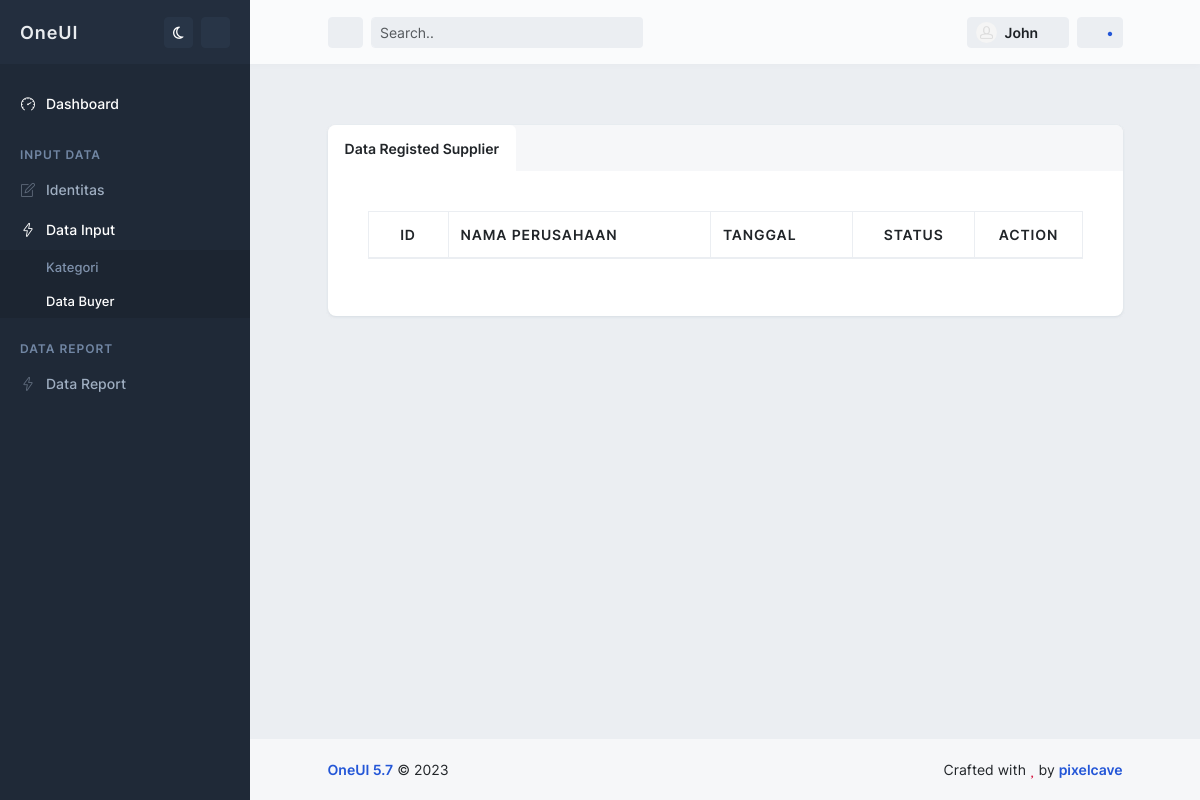
Page /admin/supplier on the earlier database version.
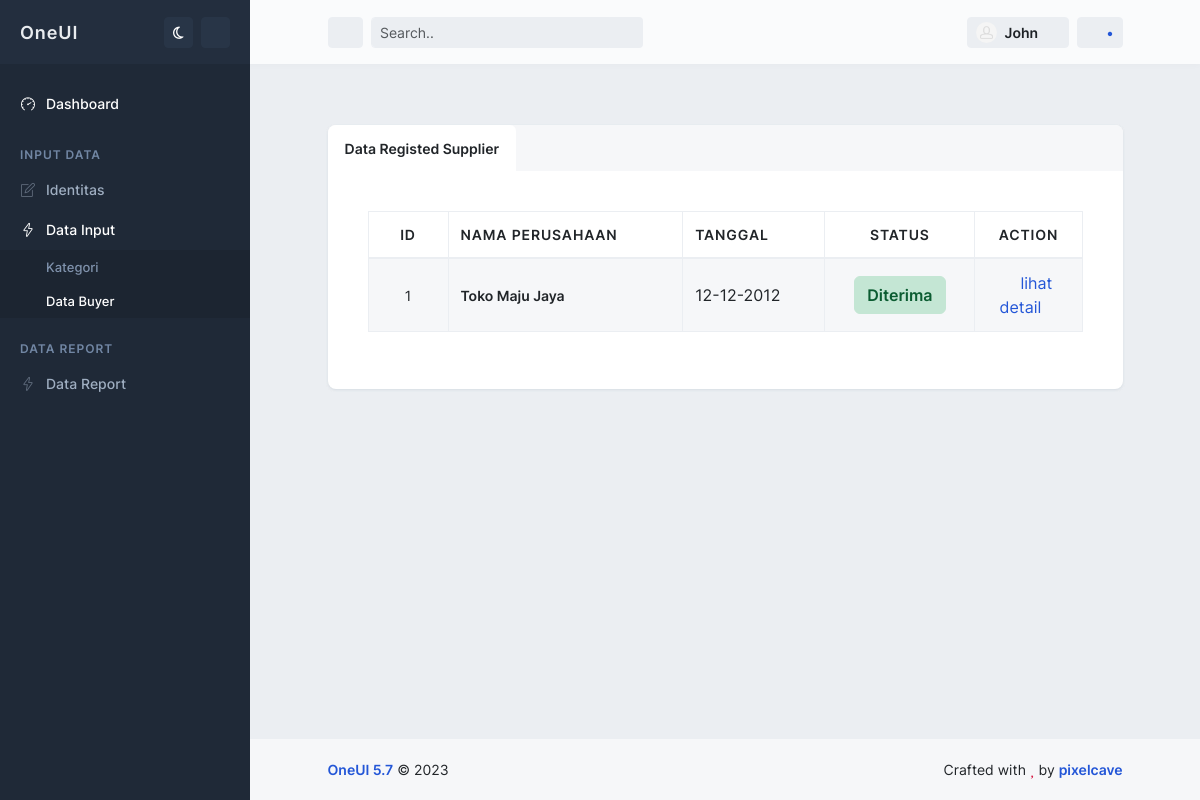
Same page on the later database version.
### tables this page shows
CREATE TABLE `supplier` (
  `idsupplier` int(11) NOT NULL,
  `namaPerusahaan` varchar(255) NOT NULL,
  `deskripsiPerusahaan` text NOT NULL,
  `nama` varchar(255) NOT NULL,
  `email` varchar(255) NOT NULL,
  `telp` varchar(255) NOT NULL,
  `iduser` int(11) NOT NULL,
  `verify` int(1) NOT NULL
);

### application/controllers/Admin/Admin.php (called while the page is built, shortened)
<?php
class Admin extends CI_Controller {
    public function __construct()
    {
        $this->load->model('M_Admin');
        $this->load->model('M_User');
    }
    function registrasiSupplier(){
        $data = [
            'supplier'  => $this->M_Admin->getSupplier(),
            'header' => 'template/v_header_admin',
            'footer' => 'template/v_footer_admin',
        ];
        return $this->load->view('admin/v_registrasiSupplier',$data);
    }
}

### index.php (called while the page is built, shortened)
<?php
require_once BASEPATH.'core/CodeIgniter.php';

### application/models/M_Admin.php (called while the page is built, shortened)
<?php
class M_Admin extends CI_Model {
   function getSupplier(){
        return $this->db->get('supplier')->result();
   }
}

### application/views/admin/v_registrasiSupplier.php (the view, shortened to what this page needs)
<main id="main-container">
            <div class="content">
            </div>
        <div class="content">
          <div class="block block-rounded overflow-hidden">
            <ul class="nav nav-tabs nav-tabs-block" role="tablist">
              <li class="nav-item">
                <button type="button" class="nav-link active" id="search-projects-tab" data-bs-toggle="tab" data-bs-target="#search-projects" role="tab" aria-controls="search-projects" aria-selected="true">Data Registed Supplier</button>
              </li>
            </ul>
            <div class="block-content tab-content overflow-hidden">
              <div class="tab-pane fade fade-up show active" id="search-projects" role="tabpanel" aria-labelledby="search-projects-tab" tabindex="0">
                <div class="block block-rounded">
                    <div class="block-content block-content-full">
                        <table class="table table-bordered table-striped table-vcenter js-dataTable-buttons">
                            <thead>
                                <tr >
                                    <th class="text-center" style="width: 80px;">ID</th>
                                    <th>Nama Perusahaan</th>
                                    <th>tanggal</th>
                                    <th class="text-center">Status</th>
                                    <th class="d-none d-sm-table-cell text-center" style="width: 15%;">Action</th>
                                </tr>
                            </thead>
                            <tbody>
                                <?php $no=1; foreach ($supplier as $data) :?>
                                <tr>
                                    <td class="text-center fs-sm"><?= $no++;?></td>
                                    <td class="fw-semibold fs-sm"><?= $data->namaPerusahaan?></td>
                                    <td>12-12-2012</td>
                                    <td class="d-nonea d-sm-table-cell text-center">
                                        <div class="btn-group">
                                        <?php if($data->verify == 1):?>
                                            <button type="button" class="btn btn-alt-danger"  title="Tidak Diterima">
                                                Tidak Diterima
                                            </button>
                                        <?php elseif($data->verify == 2):?>
                                            <button type="button" class="btn btn-alt-success"  title="Diterima">
                                                Diterima
                                            </button>
                                          <?php else:?>
                                            <button type="button" class="btn btn-alt-primary"  title="menunggu">
                                                Menuggu
                                            </button>
                                        <?php endif;?>
                                        </div>
                                    </td>
                                    <td class="text-center">
                                          <a href="<?= base_url('admin/admin/registrasiDetail')?>" class=" px-3">lihat detail</a>
                                    </td>
                                </tr>
                                <?php endforeach; ?>
                            </tbody>
                        </table>
                    </div>
                </div>
              </div>
            </div>
          </div>
        </div>
      </main>

Differences in the rows shown:
added supplier: namaPerusahaan "Toko Maju Jaya", verify "Diterima"
